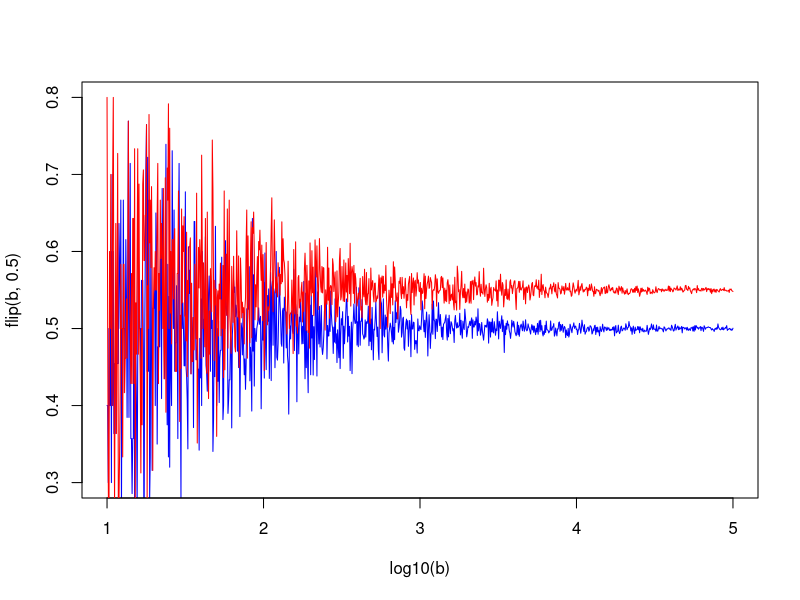
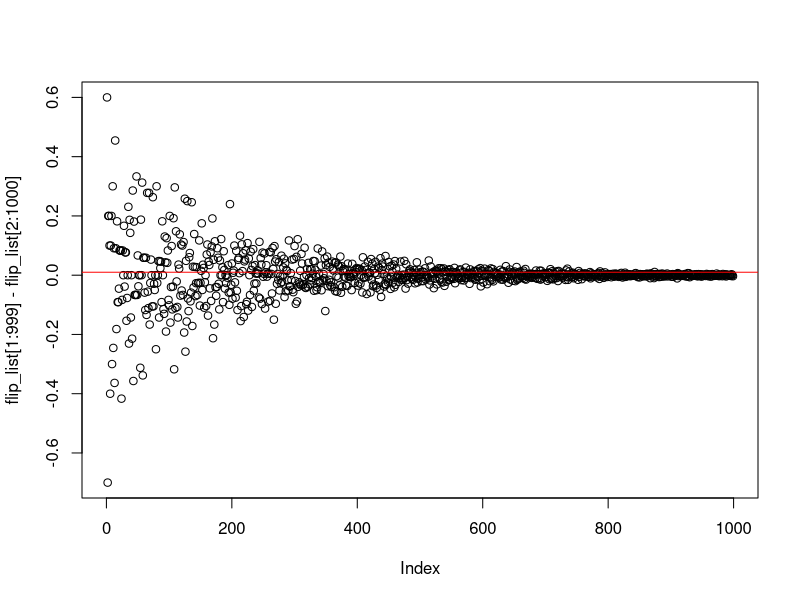
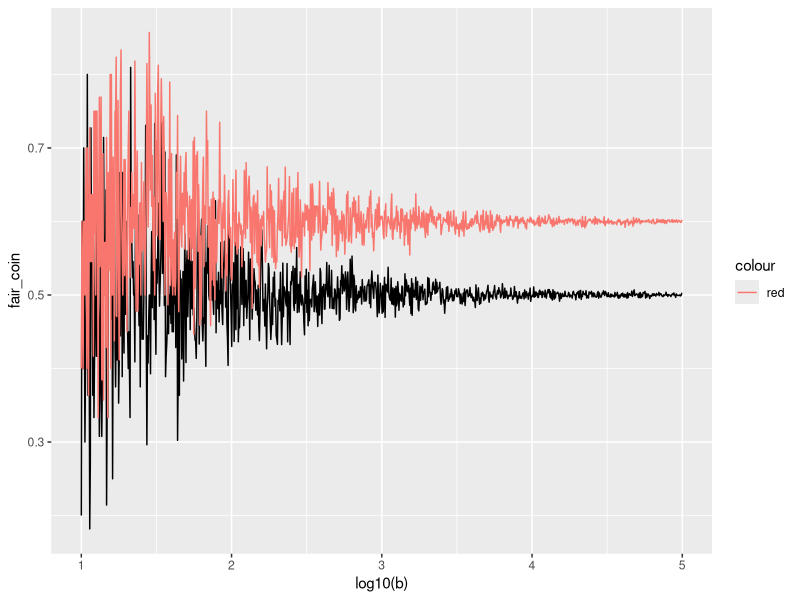
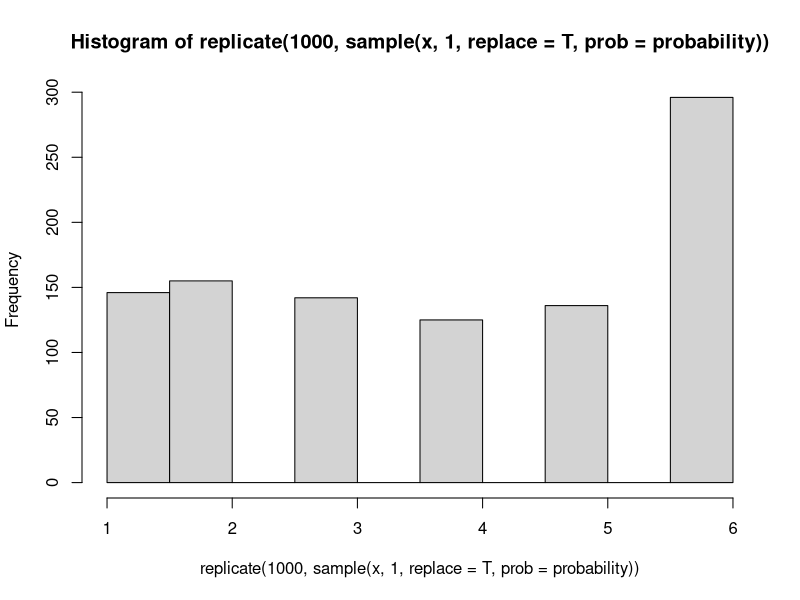

Here is the R script that generated these plots, in order:
b<-10^seq(1,5,len=1000) #creates a 1000 simulations ranging frmo 10^1 to 10^5


#flip is a funciton that takes two parameters, b and x, which are the number of simulations and the probablity of the coin with a default of .5, also known as 50/50
flip <-function(b,x=.5){
  sapply(b,                   #lapply takes a vector and then applies a function with that vector
         function(b) mean(rbinom(b,1,x)))  #rbinom is a base R function that randonly generates values based on the binomial forumla
}

plot(log10(b),flip(b,.5),type='l',col='blue',ylim = c(.3,.8))  #plot will create a graph with log10(b) as the x axes and then pots the result of the flip() function above
lines(log10(b),flip(b,.55),type='l',col='red')  #lines is like plot, but instead of creating a new plot, it overlays over top of the current plot

flip_list<-flip(b,.5)

plot(flip_list[1:999]-flip_list[2:1000])
abline(h=.01, col='red')


fair_coin<-flip(b,.5)
unfair_coin<-flip(b,.6)
df<-data.frame(fair_coin,unfair_coin)
library(ggplot2)
p<-ggplot(data=df,aes(x=log10(b),y=fair_coin))+geom_line() #makes first graph, saves to 'p'

p+ geom_line(aes(x=log10(b),y=unfair_coin,col='red')) #adds new graph to 'p'





rbinom(10,10,.5) # 10 is the number of observations while '1' is the number of trials. So, if this were 10 as well, there would a sum of 'successes' that were less than 10
dbinom(3,10,.5)  # this determines the density,  aka probability of exact outcome, so x= 3 heads out of 10, is not the cumulative 0-3 but exactly 3 for example. for cumulative, use pbinom, or sum dbinom:
sum(dbinom(3,10,.5),dbinom(2,10,.5),dbinom(1,10,.5),dbinom(0,10,.5))
pbinom(3,10,.5)




#coin_flip() does the flipping, two styles, by thumb is standard

coin_flip<-function(type = .5, bias = .1){
  rbinom(1,1,type+bias)
}
mean(replicate(100,coin_flip()))

#coin will be either unbiased or biased.  

Bag_of_coins<- c(rep(.5,9),.6) #lists 9 fair coins, one biased coin at .6
sample<-sample(Bag_of_coins,5,replace = F) #picks 5 coins randomly from bag
coin_flip(type=sample,bias=0)


#expected value
x<-c(1,2,3,4,5,6) # single dice
probability<-(c(rep(1/7,5),.2857143)) #probabilty that the dice is loaded for 6
  hist(replicate(1000,sample(x,1,replace = T,prob=probability)))
  

  x<-c(0,1) # single coin, 0=Tails
  probability<-c(.5,.5) #probabilty that the coin is fair = .5
  mean(replicate(1000,sample(x,1,replace = T,prob=probability)))
  
#simulation game
  
  
  
   
  #flip game 
  #establish players, beginning money
  n<-2  #number of players
  
  for (i in 1:n){print(i)}
  
  
  
  p1<-10;p2<-10
  #player_stash <- 10
  # 1. 
  bet_options<-c(1,2,3)
  bet<-sample(bet_options,1)
  
  #4 determine winner or loser
  #     person who flips calls h/t
  call_coin<-sample(c(1,0),1)
  ifelse(call_coin==1,print("I call heads"),print("I call tails"))
  
  
  #flip coin
      flip<-rbinom(1,1,.5)
      ifelse(flip==1,print("Heads"),print("Tails"))
  if(call_coin - flip==0){
    p1<-p1+bet
    p2<-p2-bet
    }else{
       p1<-p1-bet
       p2<-p2+bet}
      
  # if call - flip  != 0 then non caller wins
  # winner has their stash += bet
  # loser has tehir stash reduced -= bet
  
  
  
  #sample from 
